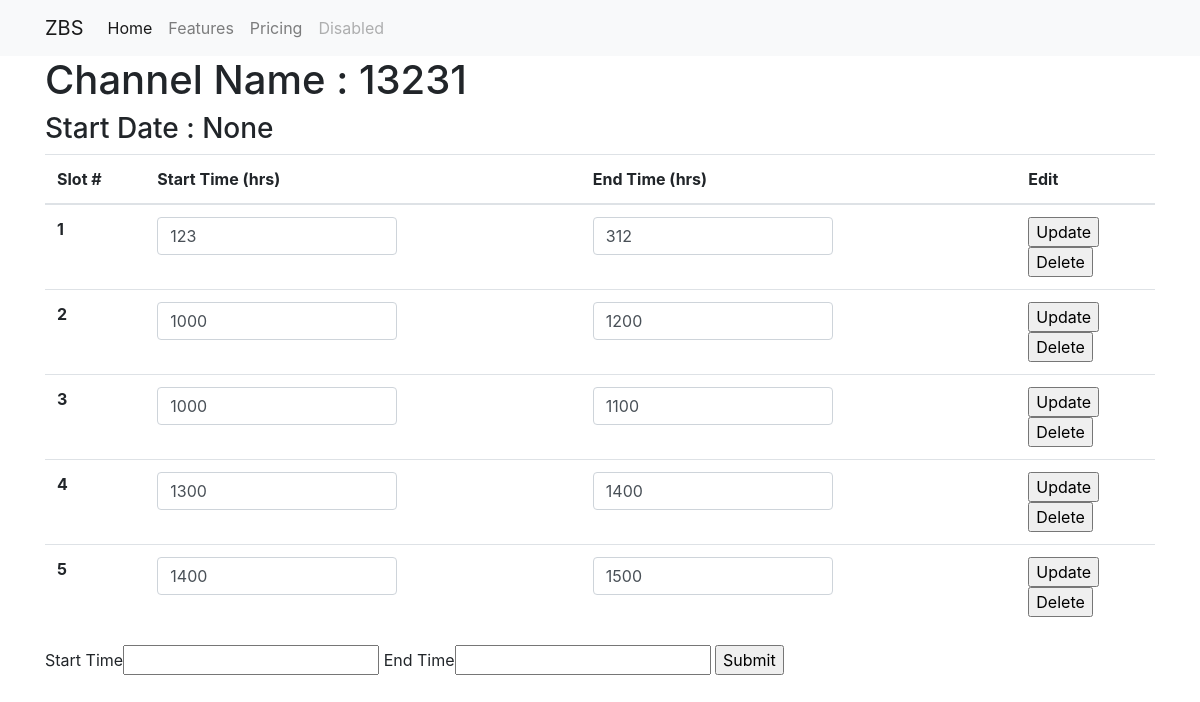
/channel/2, run on an earlier commit of the app's database.
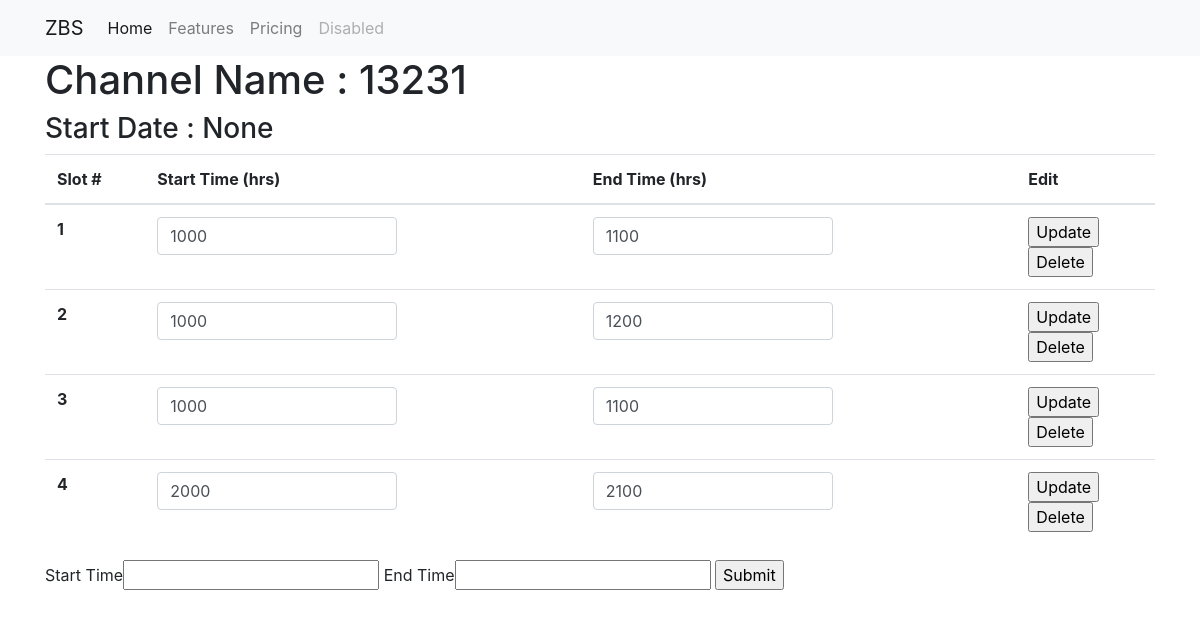
And on a later commit of the database.
### app.py (models this page shows, shortened)
class Channel(db.Model):
    id = db.Column(db.Integer,primary_key=True)
    name = db.Column(db.String(50))
    start_date = db.Column(db.Date)
    slots = db.relationship('Slot', backref='channel',lazy='dynamic')

class Slot(db.Model):
    id = db.Column(db.Integer,primary_key=True)
    start_time = db.Column(db.String(4))
    end_time = db.Column(db.String(4))
    channel_id = db.Column(db.Integer,db.ForeignKey('channel.id'))

### app.py (the view, shortened to what this page needs)
@app.route('/channel/<int:id>', methods=["POST","GET"])
def channel(id):
    channel = Channel.query.filter_by(id=id).first()
    form = CreateSlotForm()
    if channel is not None:
        return render_template('channel.html', channel=channel, form=form)
    else:
        print('Channel Not Found')
        return redirect('/')

### forms.py
class CreateSlotForm(FlaskForm):
    channel_id = HiddenField()
    start_time = StringField("Start Time", validators=[DataRequired()])
    end_time = StringField('End Time', validators=[DataRequired()])
    submit = SubmitField('Submit')

### templates/channel.html (shortened to what this page needs)
{% extends 'base.html' %}
{% block body %}
<div class="container">
    <h1>Channel Name : {{ channel.name }}</h1>
    <h3>Start Date : {{ channel.start_date }}</h3>
    <table class="table table-hover">
        <thead>
          <tr>
            <th scope="col">Slot #</th>
            <th scope="col">Start Time (hrs)</th>
            <th scope="col">End Time (hrs)</th>
            <th scope="col">Edit</th>
          </tr>
        </thead>
        <tbody>
          {% for slot in channel.slots %}
          <tr>
            <th scope="row">{{ loop.index }}</th>
            <td>
                <input form="form{{ slot.id }}" name="start_time" type="text" class="form-control col-7" value={{ slot.start_time }} >
            </td>
            <td>
                <input form="form{{ slot.id }}" name="end_time" type="text" class="form-control col-7" value={{ slot.end_time }}>
            </td>
            <td>
              <input form="form{{ slot.id }}" type="submit" value="Update">
              <form method="POST" action="{{ url_for('slot_delete',id=slot.id) }}">
                <input type="submit" value="Delete">
              </form>
            </td>
          </tr>
          {% endfor %}
        </tbody>
      </table>
    <form method="POST">
        {{ form.start_time.label }}{{ form.start_time() }}
        {{ form.end_time.label }}{{ form.end_time() }}
        {{ form.submit() }}
    </form>
</div>
{% endblock %}

### templates/base.html (shortened to what this page needs)
<!DOCTYPE html>
<html lang="en">
<head>
    <link rel="stylesheet" href="{{ url_for('static',filename='css/main.css') }}">
    <link rel="stylesheet" href="https://cdn.jsdelivr.net/npm/bootstrap@4.5.3/dist/css/bootstrap.min.css">
</head>
<body>
    <nav class="navbar navbar-expand-lg navbar-light bg-light">
        <div class="container">
        <a class="navbar-brand" href="{{ url_for('index') }}">ZBS</a>
        <div class="collapse navbar-collapse" id="navbarNav">
          <ul class="navbar-nav">
            <li class="nav-item active">
              <a class="nav-link" href="#">Home <span class="sr-only">(current)</span></a>
            </li>
            <li class="nav-item">
              <a class="nav-link" href="#">Features</a>
            </li>
            <li class="nav-item">
              <a class="nav-link" href="#">Pricing</a>
            </li>
            <li class="nav-item">
              <a class="nav-link disabled" href="#" tabindex="-1" aria-disabled="true">Disabled</a>
            </li>
          </ul>
        </div>
        </div>
    </nav>
    {% block body %}{% endblock %}
</body>
</html>

What changed in the data, as far as the page shows it:
removed Slot: start_time "123", end_time "312"
removed Slot: start_time "1300", end_time "1400"
removed Slot: start_time "1400", end_time "1500"
added Slot: start_time "1000", end_time "1100"
added Slot: start_time "2000", end_time "2100"
